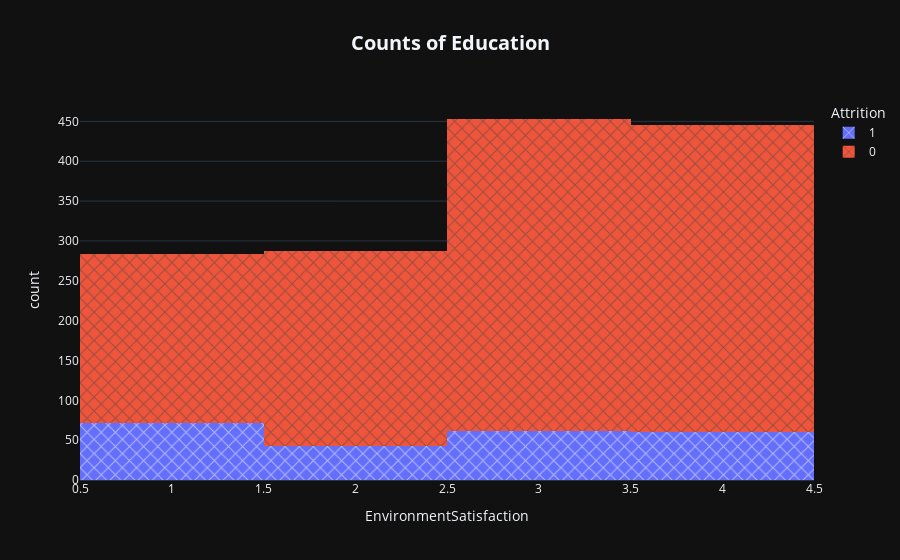

Here is the notebook cell this chart was saved with:
### Code cell
fig = px.histogram(data_frame = data,
             x = "EnvironmentSatisfaction",
             color="Attrition", title="<b>Counts of Education</b>",
             pattern_shape_sequence=['x'],
             template='plotly_dark')

fig.update_layout(title_x = 0.5,
                  title_font = dict(size = 20),
                  uniformtext_minsize = 15)


fig.show()

### Figure 1 — Plotly figure (JSON) as saved in the notebook; plotly's stock layout.template omitted (floating-point values rounded to 4 significant figures; data arrays with more than 128 entries replaced by an {"elided": "..."} marker saying what was removed)
{"data": [{"alignmentgroup": "True", "bingroup": "x", "hovertemplate": "Attrition=1<br>EnvironmentSatisfaction=%{x}<br>count=%{y}<extra></extra>", "legendgroup": "1", "marker": {"color": "#636efa", "pattern": {"shape": "x"}}, "name": "1", "offsetgroup": "1", "orientation": "v", "showlegend": true, "type": "histogram", "x": {"elided": "237 int values"}, "xaxis": "x", "yaxis": "y"}, {"alignmentgroup": "True", "bingroup": "x", "hovertemplate": "Attrition=0<br>EnvironmentSatisfaction=%{x}<br>count=%{y}<extra></extra>", "legendgroup": "0", "marker": {"color": "#EF553B", "pattern": {"shape": "x"}}, "name": "0", "offsetgroup": "0", "orientation": "v", "showlegend": true, "type": "histogram", "x": {"elided": "1233 int values"}, "xaxis": "x", "yaxis": "y"}], "layout": {"barmode": "relative", "legend": {"title": {"text": "Attrition"}, "tracegroupgap": 0}, "title": {"font": {"size": 20}, "text": "<b>Counts of Education</b>", "x": 0.5}, "uniformtext": {"minsize": 15}, "xaxis": {"anchor": "y", "domain": [0, 1], "title": {"text": "EnvironmentSatisfaction"}}, "yaxis": {"anchor": "x", "domain": [0, 1], "title": {"text": "count"}}}}
